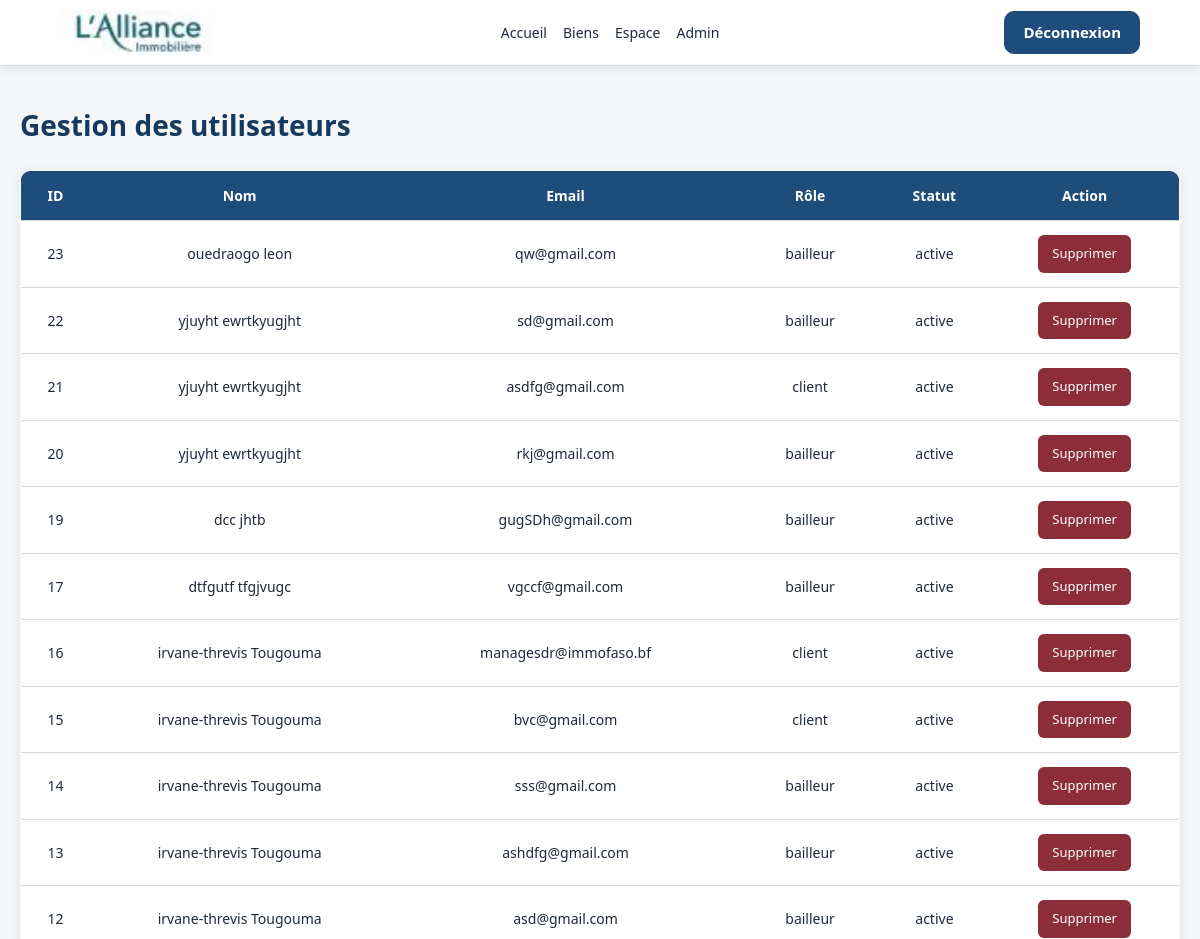
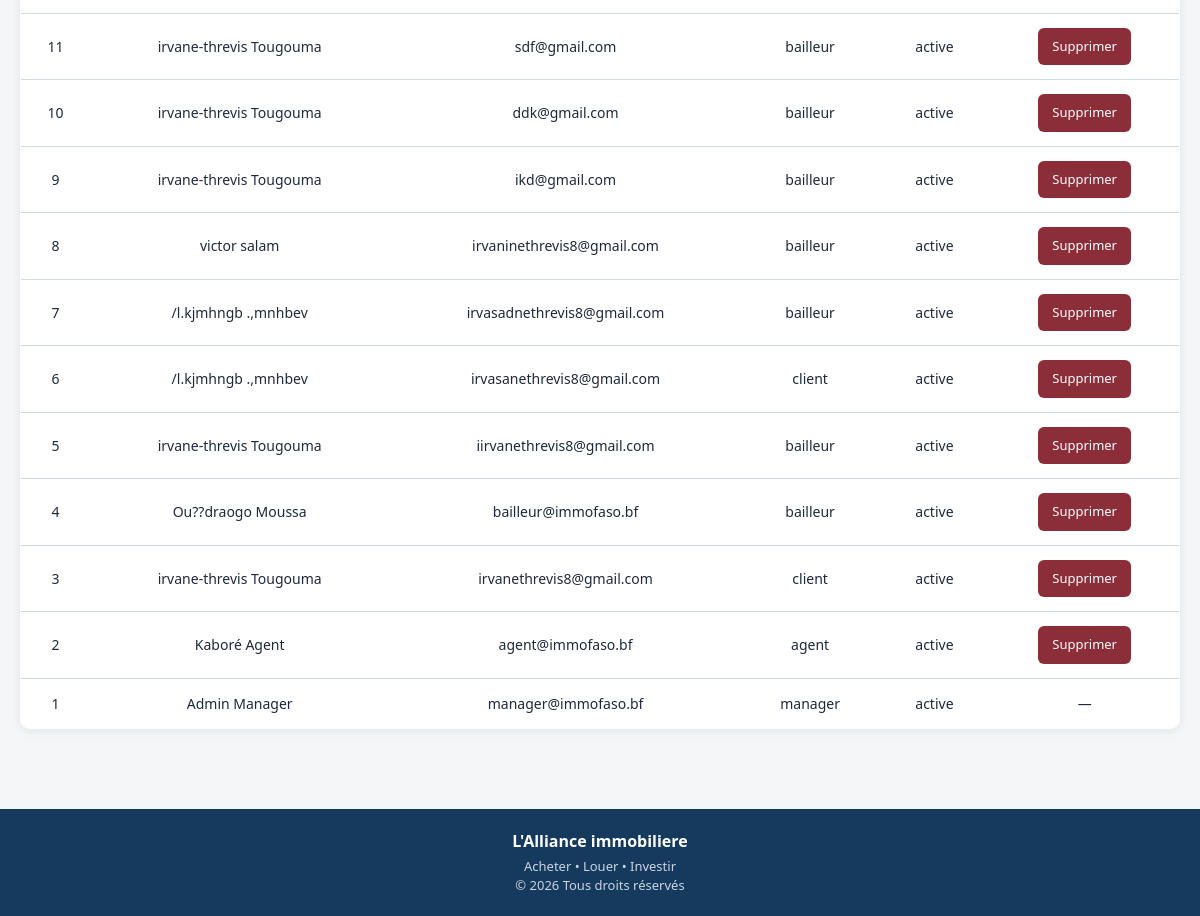
Page /views/manager/users.php (signed in) on the committed database (2 pictures, top to bottom).
### tables this page shows
CREATE TABLE IF NOT EXISTS `users` (
  `id` int(11) NOT NULL AUTO_INCREMENT,
  `nom` varchar(100) NOT NULL,
  `prenom` varchar(100) NOT NULL,
  `email` varchar(150) NOT NULL,
  `telephone` varchar(20) NOT NULL,
  `password` varchar(255) NOT NULL,
  `avatar` varchar(255) DEFAULT NULL,
  `role` enum('client','bailleur','agent','manager') NOT NULL,
  `status` enum('active','inactive') DEFAULT 'active',
  `created_at` timestamp NULL DEFAULT CURRENT_TIMESTAMP,
  PRIMARY KEY (`id`),
  UNIQUE KEY `email` (`email`)
);

### config/config.php (called while the page is built, shortened)
<?php
function url(string $path = ''): string
{
    return BASE_URL . ltrim($path, '/');
}

### views/manager/users.php (the view, shortened to what this page needs)
<?php
require_once ROOT_PATH . 'includes/bootstrap.php';
$users = $pdo->query("SELECT * FROM users ORDER BY id DESC")->fetchAll();
include ROOT_PATH . 'includes/header.php';
include ROOT_PATH . 'includes/navbar.php';
?>
<div class="page-content">
    <h1>Gestion des utilisateurs</h1>
    <table class="visit-table">
        <tr>
            <th>ID</th>
            <th>Nom</th>
            <th>Email</th>
            <th>Rôle</th>
            <th>Statut</th>
            <th>Action</th>
        </tr>
        <?php foreach ($users as $user): ?>
            <tr>
                <td><?= $user['id'] ?></td>
                <td><?= htmlspecialchars($user['nom'] . ' ' . $user['prenom']) ?></td>
                <td><?= htmlspecialchars($user['email']) ?></td>
                <td><?= htmlspecialchars($user['role']) ?></td>
                <td><?= htmlspecialchars($user['status']) ?></td>
                <td>
                    <?php if ($user['role'] !== 'manager'): ?>
                        <a class="danger-btn" href="<?= url('controllers/ManagerController.php?action=deleteUser&id=' . $user['id']) ?>" onclick="return confirm('Supprimer cet utilisateur ?')">Supprimer</a>
                    <?php else: ?>
                        —
                    <?php endif; ?>
                </td>
            </tr>
        <?php endforeach; ?>
    </table>
</div>
<?php include ROOT_PATH . 'includes/footer.php'; ?>

### assets/css/style.css (style rules this page uses)
:root { --primary: #1e4d7b; --primary-dark: #153a5e; --primary-light: #e8eef4; --accent: #8b7355; --accent-light: #f0ebe3; --bg: #f4f6f8; --surface: #ffffff; --text: #1e293b; --text-muted: #5a6578; --border: #d1d9e0; --success: #2d6a4f; --success-bg: #e6f2ec; --danger: #8b2e3a; --danger-bg: #f5e8ea; --warning: #6b5a1e; --warning-bg: #f3f0e4; --shadow: 0 2px 12px rgba(30, 41, 59, 0.08); --radius: 10px; }
* { margin: 0; padding: 0; box-sizing: border-box; font-family: 'Segoe UI', Tahoma, Geneva, Verdana, sans-serif; }
body { background: var(--bg); color: var(--text); padding-top: 64px; line-height: 1.5; font-size: 15px; }
a { text-decoration: none; color: inherit; }
.page-content { max-width: 1200px; margin: 0 auto; padding: 40px 20px; }
.page-header h1, .page-content > h1, .dashboard h1 { color: var(--primary-dark); font-size: 28px; }
.visit-table { width: 100%; border-collapse: collapse; margin-top: 24px; background: var(--surface); border-radius: var(--radius); overflow: hidden; border: 1px solid var(--border); box-shadow: var(--shadow); }
.visit-table th, .visit-table td { padding: 14px; border-bottom: 1px solid var(--border); text-align: center; font-size: 14px; }
.visit-table th { background: var(--primary); color: #fff; font-weight: 600; }
.visit-table tr:last-child td { border-bottom: none; }
.danger-btn { background: var(--danger); color: #fff; padding: 9px 14px; border-radius: 6px; display: inline-block; font-size: 13px; font-weight: 500; }

### rows in the picture
users: id "23", nom+prenom "ouedraogo leon", email "qw@gmail.com", role "bailleur", status "active"
users: id "22", nom+prenom "yjuyht ewrtkyugjht", email "sd@gmail.com", role "bailleur", status "active"
users: id "21", nom+prenom "yjuyht ewrtkyugjht", email "asdfg@gmail.com", role "client", status "active"
users: id "20", nom+prenom "yjuyht ewrtkyugjht", email "rkj@gmail.com", role "bailleur", status "active"
users: id "19", nom+prenom "dcc jhtb", email "gugSDh@gmail.com", role "bailleur", status "active"
users: id "17", nom+prenom "dtfgutf tfgjvugc", email "vgccf@gmail.com", role "bailleur", status "active"
users: id "16", nom+prenom "irvane-threvis Tougouma", email "managesdr@immofaso.bf", role "client", status "active"
users: id "15", nom+prenom "irvane-threvis Tougouma", email "bvc@gmail.com", role "client", status "active"
users: id "14", nom+prenom "irvane-threvis Tougouma", email "sss@gmail.com", role "bailleur", status "active"
users: id "13", nom+prenom "irvane-threvis Tougouma", email "ashdfg@gmail.com", role "bailleur", status "active"
users: id "12", nom+prenom "irvane-threvis Tougouma", email "asd@gmail.com", role "bailleur", status "active"
users: id "11", nom+prenom "irvane-threvis Tougouma", email "sdf@gmail.com", role "bailleur", status "active"
users: id "10", nom+prenom "irvane-threvis Tougouma", email "ddk@gmail.com", role "bailleur", status "active"
users: id "9", nom+prenom "irvane-threvis Tougouma", email "ikd@gmail.com", role "bailleur", status "active"
users: id "8", nom+prenom "victor salam", email "irvaninethrevis8@gmail.com", role "bailleur", status "active"
users: id "7", nom+prenom "/l.kjmhngb .,mnhbev", email "irvasadnethrevis8@gmail.com", role "bailleur", status "active"
users: id "6", nom+prenom "/l.kjmhngb .,mnhbev", email "irvasanethrevis8@gmail.com", role "client", status "active"
users: id "5", nom+prenom "irvane-threvis Tougouma", email "iirvanethrevis8@gmail.com", role "bailleur", status "active"
users: id "4", nom+prenom "Ou??draogo Moussa", email "bailleur@immofaso.bf", role "bailleur", status "active"
users: id "3", nom+prenom "irvane-threvis Tougouma", email "irvanethrevis8@gmail.com", role "client", status "active"
users: id "2", nom+prenom "Kaboré Agent", email "agent@immofaso.bf", role "agent", status "active"
users: id "1", nom+prenom "Admin Manager", email "manager@immofaso.bf", role "manager", status "active"
